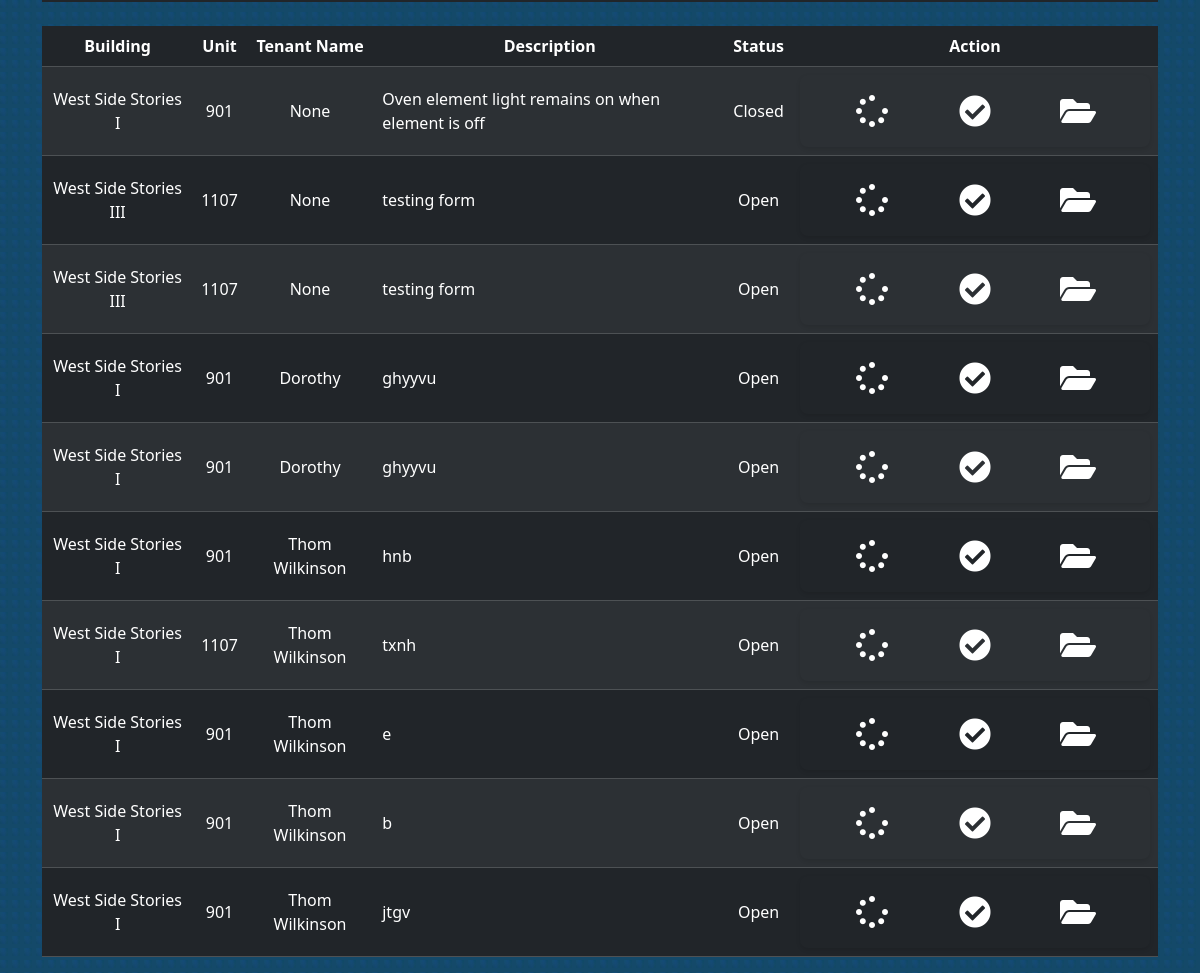
The page /tickets/all/ on the database its author committed.
### ticketing/models.py (models this page shows, shortened)
class Ticket(models.Model):
    STATUS_CHOICES = [
        ('Open', 'Open'),
        ('In Progress', 'In Progress'),
        ('Closed', 'Closed'),
    ]
    building = models.ForeignKey(Building, on_delete=models.CASCADE)
    unit = models.CharField(max_length=10)
    description = models.TextField()
    status = models.CharField(max_length=12, choices=STATUS_CHOICES, default='open')
    created_at = models.DateTimeField(auto_now_add=True)
    updated_at = models.DateTimeField(auto_now=True)
    phone_number = models.CharField(max_length=15, blank=True, null=True)
    email = models.EmailField(blank=True, null=True)
    tenant_name = models.CharField(max_length=100, blank=True, null=True)
    entry_permission = models.BooleanField(default=True,)

class Building(models.Model):
    name = models.CharField(max_length=100)
    address = models.TextField()
    def __str__(self):
        return self.name

### ticketing/views.py (the view)
# urls.py: path('all/', views.all_tickets, name='all_tickets'),
def all_tickets(request):
    tickets = Ticket.objects.all()
    context = {'tickets': tickets}
    return render(request, 'ticketing/dashboard.html', context)

### ticketing/templates/ticketing/dashboard.html (shortened to what this page needs)
{% include 'ticketing/nav.html' %}
        <table class="table table-dark table-striped">
            <thead>
                <tr>
                    <th class="text-center">Building</th>
                    <th class="text-center">Unit</th>
                    <th class="text-center">Tenant Name</th>
                    <th class="text-center">Description</th>
                    <th class="text-center">Status</th>
                    <th class="text-center">Action</th>
                </tr>
            </thead>
            <tbody>
                {% for ticket in tickets %}
                <tr>
                    <td class="text-center align-middle">{{ ticket.building }}</td>
                    <td class="text-center align-middle">{{ ticket.unit }}</td>
                    <td class="text-center align-middle">{{ ticket.tenant_name }}</td>
                    <td class="align-middle">{{ ticket.description }}</td>
                    <td class="text-center align-middle">{{ ticket.status }}</td>
                    <td class="text-center">
                        <form style="background-color:transparent; margin:0 auto;" id="status-form" method="POST" action="/tickets/modify/{{ ticket.id }}/{{ selectedOption }}">
                            <div class="input-group d-flex justify-content-center">
                                <div class="icon-container">
                                    <i class="fas fa-2x fa-spinner" onclick="updateStatus('In Progress')"></i>
                                </div>
                                <div class="icon-container">
                                    <i class="fas fa-2x fa-check-circle" onclick="updateStatus('Closed')"></i>
                                </div>
                                <div class="icon-container">
                                    <i class="fas fa-2x fa-folder-open" onclick="updateStatus('Open')"></i>
                                </div>
                            </div>
                        </form>
                    </td>
                </tr>
                {% endfor %}
            </tbody>
        </table>
    </div>
</body>
</html>

### static/ticketing/style.css (style rules this page uses)
* { margin: 0; padding: 0; }
body { display: flex; height: 100vh; font-family: 'Oswald', Arial Narrow, Arial, Sans-Serif; background-color: #fff; color: #fff; font-size: 14px; line-height: 1.6em; background-image: url(main-content-bg.jpg); background-position: left top; background-repeat: repeat; display: flex; justify-content: center; align-items: center; height: 100vh; }
form { background: white; padding: 20px; border-radius: 8px; box-shadow: 0 2px 4px rgba(0, 0, 0, 0.1); width: 350px; margin: 0; }
.input-group { display: flex; justify-content: center; }
.icon-container { flex: 1; display: flex; justify-content: center; }
.fas { cursor:pointer !important; }
::placeholder { color: #aaa; opacity: 1; }

### rows shown on the page
Ticket: building "West Side Stories I", unit "901", tenant_name "None", description "Oven element light remains on when element is off", status "Closed"
Ticket: building "West Side Stories III", unit "1107", tenant_name "None", description "testing form", status "Open"
Ticket: building "West Side Stories III", unit "1107", tenant_name "None", description "testing form", status "Open"
Ticket: building "West Side Stories I", unit "901", tenant_name "Dorothy", description "ghyyvu", status "Open"
Ticket: building "West Side Stories I", unit "901", tenant_name "Dorothy", description "ghyyvu", status "Open"
Ticket: building "West Side Stories I", unit "901", tenant_name "Thom Wilkinson", description "hnb", status "Open"
Ticket: building "West Side Stories I", unit "1107", tenant_name "Thom Wilkinson", description "txnh", status "Open"
Ticket: building "West Side Stories I", unit "901", tenant_name "Thom Wilkinson", description "e", status "Open"
Ticket: building "West Side Stories I", unit "901", tenant_name "Thom Wilkinson", description "b", status "Open"
Ticket: building "West Side Stories I", unit "901", tenant_name "Thom Wilkinson", description "jtgv", status "Open"
